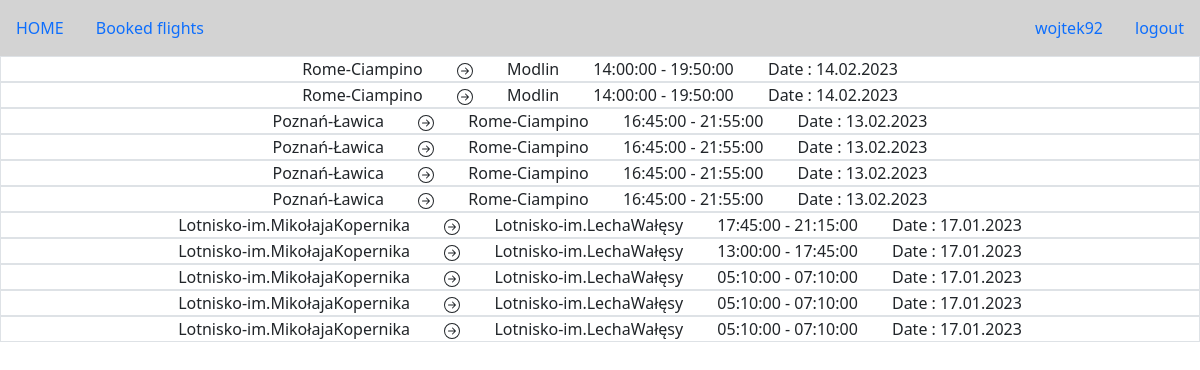
The page /bought (signed in) on the database its author committed.
### tables this page shows
CREATE TABLE airport (id INTEGER PRIMARY KEY, city varchar(250) NOT NULL, name varchar(250) NOT NULL);

CREATE TABLE "flight" (
	"id"	INTEGER,
	"departure_id"	INTEGER NOT NULL,
	"arrival_id"	INTEGER NOT NULL,
	"date"	date NOT NULL,
	"hour_start"	time NOT NULL,
	"hour_landing"	time NOT NULL,
	"price"	REAL,
	PRIMARY KEY("id")
);

### app.py (the view)
@app.route("/bought")
def bought():
    booked_flights = []
    booked_flights_id_cursor = db.execute("SELECT flight_id FROM booked WHERE user_id=?",(session["id"],))
    con.commit()
    booked_flights_id = booked_flights_id_cursor.fetchall()
    for booked_flight_id in booked_flights_id:
        booked_flight_cursor = db.execute("SELECT * FROM flight WHERE id = ?",booked_flight_id)
        con.commit()
        booked_flight = booked_flight_cursor.fetchone()
        departure_cursor = db.execute("SELECT name FROM airport WHERE id = ?",(booked_flight[1],))
        con.commit()
        departure = departure_cursor.fetchone()
        departure = departure[0]
        arrival_cursor = db.execute("SELECT name FROM airport WHERE id = ?",(booked_flight[2],))
        con.commit()
        arrival = arrival_cursor.fetchone()
        arrival = arrival[0]
        date_cursor = db.execute("SELECT date FROM flight WHERE id = ?",booked_flight_id)
        date_of_flight = date_cursor.fetchone()
        date_of_flight = date_of_flight[0]
        flight = (departure,arrival,booked_flight[3],booked_flight[4],booked_flight[5],date_of_flight)
        booked_flights.append(flight)
    return render_template("bought.html",booked_flights=booked_flights)

### templates/bought.html (shortened to what this page needs)
{% extends "layout.html" %}
{% block content %}
{%for flight in booked_flights%}
<div class ="border">
    <div>
        <span class = "start">
            {{flight[0]}}
        </span>
        <span>
        </span>
        <span class="finish">
            {{flight[1]}}
        </span>
        <span class="finish">{{flight[3]}} - {{flight[4]}}</span>
        <span class="finish">Date : {{flight[5]}}</span>
    </div>
</div>
{%endfor%}
{% endblock %}

### templates/layout.html (shortened to what this page needs)
<!doctype html>
<html lang="en">
  <head>
    <link rel="stylesheet" href="/static/style.css">
    <link href="https://cdn.jsdelivr.net/npm/bootstrap@5.2.0/dist/css/bootstrap.min.css" rel="stylesheet">
  </head>
  <body class = "text-center">
    <nav class="navbar navbar-default">
      <div>
        <ul class="nav">
          {% if not session.name %}
          <li class="nav-item">
            <a class="nav-link active" aria-current="page" href="/">HOME</a>
          </li>
          {% else %}
          <li class="nav-item">
            <a class="nav-link active" aria-current="page" href="/">HOME</a>
          </li>
          <li class="nav-item">
            <a class="nav-link active" aria-current="page" href="/bought">Booked flights</a>
          </li>
          {% endif %}
        </ul>
      </div>
      <div>
        <ul class="nav justify-content-end">
          {% if not session.name %}
          <li class="nav-item" my-2 my-sm-0>
            <a class="nav-link" href="/login">Log in</a>
          </li>
          <li class="nav-item" my-2 my-sm-0>
            <a class="nav-link" href="/register">Register</a>
          </li>
          {% else %}
          <li class="nav-item" me-auto my-2 my-sm-0>
            <a class="nav-link" href="/profil">{{ session.name }}</a>
          </li>
          <li class="nav-item" me-auto my-2 my-sm-0>
            <a class="nav-link" href="/logout">logout</a>
          </li>
          {% endif %}
        </ul>
      </div>
    </nav>
   {% block content %}{% endblock %}
  </body>
</html>

### static/style.css (style rules this page uses)
.navbar.navbar-default { background-color: lightgrey; }
.start { margin-right: 30px; }
.finish { margin-left: 30px; }

### rows shown on the page
airport: name "Rome-Ciampino" "Rome-Ciampino", name "Rome-Ciampino" "Rome-Ciampino" "Rome-Ciampino" "Rome-Ciampino"
airport: name "Modlin" "Modlin"
flight: hour_start "14:00:00" "14:00:00", hour_landing "19:50:00" "19:50:00", date "14.02.2023" "14.02.2023"
airport: name "Poznań-Ławica" "Poznań-Ławica" "Poznań-Ławica" "Poznań-Ławica"
flight: hour_start "16:45:00" "16:45:00" "16:45:00" "16:45:00", hour_landing "21:55:00" "21:55:00" "21:55:00" "21:55:00", date "13.02.2023" "13.02.2023" "13.02.2023" "13.02.2023"
airport: name "Lotnisko-im.MikołajaKopernika" "Lotnisko-im.MikołajaKopernika" "Lotnisko-im.MikołajaKopernika" "Lotnisko-im.MikołajaKopernika" "Lotnisko-im.MikołajaKopernika"
airport: name "Lotnisko-im.LechaWałęsy" "Lotnisko-im.LechaWałęsy" "Lotnisko-im.LechaWałęsy" "Lotnisko-im.LechaWałęsy" "Lotnisko-im.LechaWałęsy"
flight: hour_start "17:45:00", hour_landing "21:15:00", date "17.01.2023"
flight: hour_start "13:00:00", hour_landing "17:45:00", date "17.01.2023"
flight: hour_start "05:10:00" "05:10:00" "05:10:00", hour_landing "07:10:00" "07:10:00" "07:10:00", date "17.01.2023" "17.01.2023" "17.01.2023"

### other values the page prints
{{ session.name }} "wojtek92"
